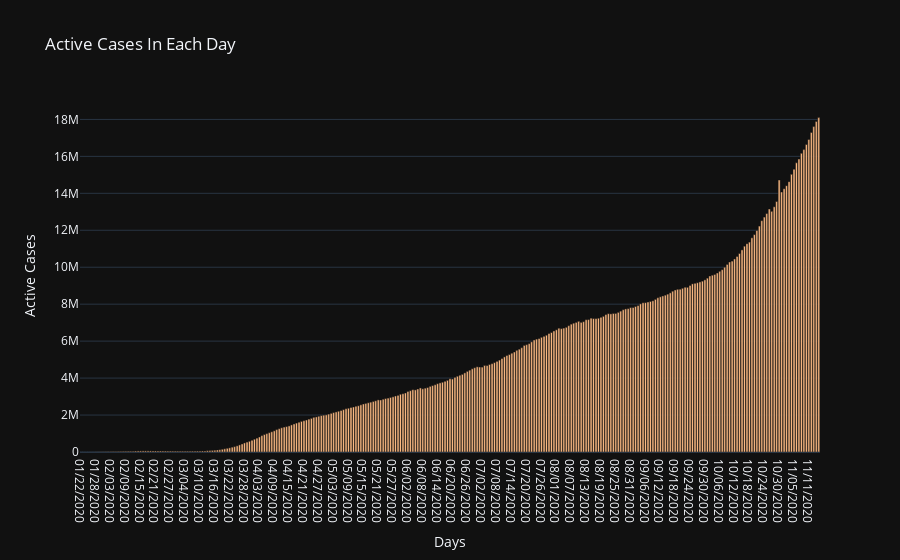

Source (notebook cell):
### Code cell
fig = go.Figure(go.Bar(
            x=data_over_time['ObservationDate'],
            y=data_over_time['Active_case'],
    marker_color='rgb(253,187,132)'
           ))
fig.update_layout(
    title='Active Cases In Each Day',
    template='plotly_dark',
     xaxis_title="Days",
    yaxis_title="Active Cases",
)
fig.show()

### Figure 1 — Plotly figure (JSON) as saved in the notebook; plotly's stock layout.template omitted (floating-point values rounded to 4 significant figures; data arrays with more than 128 entries replaced by an {"elided": "..."} marker saying what was removed)
{"data": [{"marker": {"color": "rgb(253,187,132)"}, "type": "bar", "x": {"elided": "299 str values"}, "y": {"elided": "299 int values"}}], "layout": {"title": {"text": "Active Cases In Each Day"}, "xaxis": {"title": {"text": "Days"}}, "yaxis": {"title": {"text": "Active Cases"}}}}
